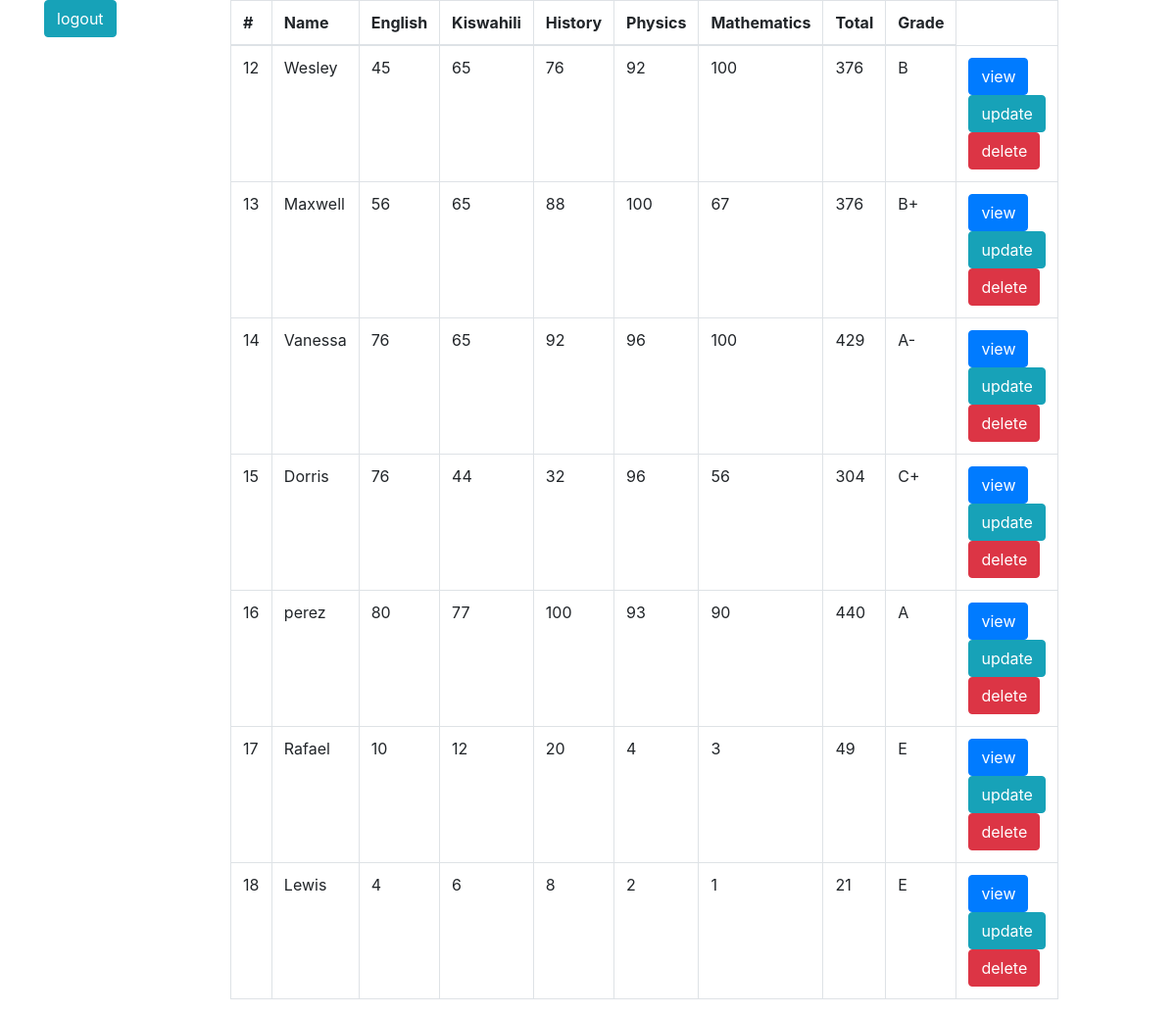
/grade_table.php, run on the app's committed database.
### tables this page shows
CREATE TABLE `grade_students` (
  `id` int(11) NOT NULL,
  `Name` varchar(100) NOT NULL,
  `English` varchar(100) NOT NULL,
  `Kiswahili` varchar(100) NOT NULL,
  `History` varchar(100) NOT NULL,
  `Physics` varchar(100) NOT NULL,
  `Mathematics` varchar(100) NOT NULL,
  `Total` varchar(100) NOT NULL,
  `Grade` varchar(100) NOT NULL
);

### grade_table.php (the view, shortened to what this page needs)
<?php
include("process_login.php");
$conn=mysqli_connect("localhost","root","","student2")or die(mysqli_error($conn));
$db_records=mysqli_query($conn,"select * from grade_students")or die(mysqli_error($conn));
?>
<html>
    <head>
        <link rel="stylesheet" type="text/css" href="bootstrap/css/bootstrap.css">
    </head>
    <body>
         <div class="container">
                <div class="row">
                <div class="col-sm-2">
                    <a href="logout.php" class="btn btn-info">logout</a>
                </div>
                <div class="col-sm-8">
                      <table class="table table-bordered">
                            <thead>
                                  <tr>
                                      <th scope="col">#</th>
                                      <th scope="col">Name</th>
                                      <th scope="col">English</th>
                                      <th scope="col">Kiswahili</th>
                                      <th scope="col">History</th>
                                      <th scope="col">Physics</th>
                                      <th scope="col">Mathematics</th>
                                      <th scope="col">Total</th>
                                      <th scope="col">Grade</th>
                                  </tr>
                            </thead>
                            <tbody>
                                <?php foreach($db_records as $record){?>
                                   <tr>
                                      <td><?php echo $record['id'];?></td>
                                      <td><?php echo $record['Name'];?></td>
                                      <td><?php echo $record['English'];?></td>
                                      <td><?php echo $record['Kiswahili'];?></td>
                                      <td><?php echo $record['History'];?></td>
                                      <td><?php echo $record['Physics'];?></td>
                                      <td><?php echo $record['Mathematics'];?></td>
                                      <td><?php echo $record['Total'];?></td>
                                      <td><?php echo $record['Grade'];?></td>
                                      <td>
                                           <a href="view_student.php?id=<?php echo $record['id'];?>"class="btn btn-primary">view</a>
                                           <a href="update_student.php?id=<?php echo $record['id'];?>"class="btn btn-info">update</a>
                                           <a href="delete_student.php?id=<?php echo $record['id'];?>"class="btn btn-danger">delete</a>
                                      </td>
                                   </tr>
                                <?php }?>
                            </tbody>
                      </table>
                </div>
                <div class="col-sm-2"></div>
                </div>
         </div>
    </body>
</html>

### data on the page
grade_students: id "12", Name "Wesley", English "45", Kiswahili "65", History "76", Physics "92", Mathematics "100", Total "376", Grade "B"
grade_students: id "13", Name "Maxwell", English "56", Kiswahili "65", History "88", Physics "100", Mathematics "67", Total "376", Grade "B+"
grade_students: id "14", Name "Vanessa", English "76", Kiswahili "65", History "92", Physics "96", Mathematics "100", Total "429", Grade "A-"
grade_students: id "15", Name "Dorris", English "76", Kiswahili "44", History "32", Physics "96", Mathematics "56", Total "304", Grade "C+"
grade_students: id "16", Name "perez", English "80", Kiswahili "77", History "100", Physics "93", Mathematics "90", Total "440", Grade "A"
grade_students: id "17", Name "Rafael", English "10", Kiswahili "12", History "20", Physics "4", Mathematics "3", Total "49", Grade "E"
grade_students: id "18", Name "Lewis", English "4", Kiswahili "6", History "8", Physics "2", Mathematics "1", Total "21", Grade "E"
